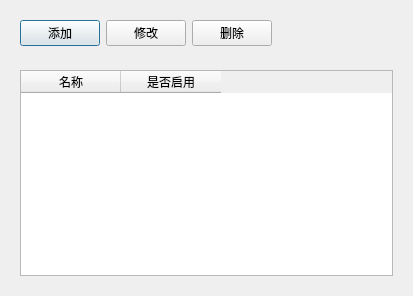
<?xml version="1.0" encoding="UTF-8"?>
<ui version="4.0">
 <class>Dialog</class>
 <widget class="QDialog" name="Dialog">
  <property name="geometry">
   <rect>
    <x>0</x>
    <y>0</y>
    <width>413</width>
    <height>296</height>
   </rect>
  </property>
  <property name="windowTitle">
   <string>Dialog</string>
  </property>
  <layout class="QVBoxLayout" name="verticalLayout">
   <item>
    <widget class="QWidget" name="widget_2" native="true">
     <layout class="QHBoxLayout" name="horizontalLayout">
      <item>
       <widget class="QPushButton" name="pushButton">
        <property name="text">
         <string>添加</string>
        </property>
       </widget>
      </item>
      <item>
       <widget class="QPushButton" name="pushButton_2">
        <property name="text">
         <string>修改</string>
        </property>
       </widget>
      </item>
      <item>
       <widget class="QPushButton" name="pushButton_3">
        <property name="text">
         <string>删除</string>
        </property>
       </widget>
      </item>
      <item>
       <spacer name="horizontalSpacer">
        <property name="orientation">
         <enum>Qt::Horizontal</enum>
        </property>
        <property name="sizeHint" stdset="0">
         <size>
          <width>40</width>
          <height>20</height>
         </size>
        </property>
       </spacer>
      </item>
     </layout>
    </widget>
   </item>
   <item>
    <widget class="QWidget" name="widget" native="true">
     <layout class="QVBoxLayout" name="verticalLayout_2">
      <item>
       <widget class="QTableWidget" name="tableWidget">
        <column>
         <property name="text">
          <string>名称</string>
         </property>
        </column>
        <column>
         <property name="text">
          <string>是否启用</string>
         </property>
        </column>
       </widget>
      </item>
     </layout>
    </widget>
   </item>
  </layout>
 </widget>
 <resources/>
 <connections/>
</ui>
